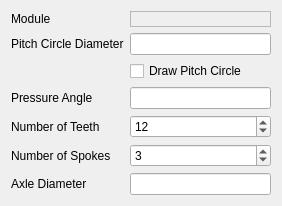
<?xml version="1.0" encoding="UTF-8"?>
<ui version="4.0">
 <class>FormWidget</class>
 <widget class="QWidget" name="FormWidget">
  <property name="geometry">
   <rect>
    <x>0</x>
    <y>0</y>
    <width>282</width>
    <height>167</height>
   </rect>
  </property>
  <property name="windowTitle">
   <string>Involute Spur Gear 2</string>
  </property>
  <property name="layoutDirection">
   <enum>Qt::LeftToRight</enum>
  </property>
  <layout class="QFormLayout" name="formLayout">
   <property name="fieldGrowthPolicy">
    <enum>QFormLayout::AllNonFixedFieldsGrow</enum>
   </property>
   <property name="labelAlignment">
    <set>Qt::AlignLeading|Qt::AlignLeft|Qt::AlignVCenter</set>
   </property>
   <item row="1" column="0">
    <widget class="QLabel" name="lblPitchCircleDiameter">
     <property name="text">
      <string>Pitch Circle Diameter</string>
     </property>
    </widget>
   </item>
   <item row="2" column="1">
    <widget class="QCheckBox" name="DrawPitchCircle">
     <property name="text">
      <string>Draw Pitch Circle</string>
     </property>
     <property name="checked">
      <bool>false</bool>
     </property>
     <property name="tristate">
      <bool>false</bool>
     </property>
    </widget>
   </item>
   <item row="3" column="0">
    <widget class="QLabel" name="lblPressureAngle">
     <property name="text">
      <string>Pressure Angle</string>
     </property>
    </widget>
   </item>
   <item row="4" column="1">
    <widget class="QSpinBox" name="NumberOfTeeth">
     <property name="toolTip">
      <string>Number of teeth the gear has</string>
     </property>
     <property name="minimum">
      <number>1</number>
     </property>
     <property name="maximum">
      <number>999</number>
     </property>
     <property name="value">
      <number>12</number>
     </property>
    </widget>
   </item>
   <item row="5" column="0">
    <widget class="QLabel" name="lblNumberOfSpokes">
     <property name="text">
      <string>Number of Spokes</string>
     </property>
    </widget>
   </item>
   <item row="5" column="1">
    <widget class="QSpinBox" name="NumberOfSpokes">
     <property name="toolTip">
      <string>If non-zero, spokes will be drawn</string>
     </property>
     <property name="maximum">
      <number>48</number>
     </property>
     <property name="value">
      <number>3</number>
     </property>
    </widget>
   </item>
   <item row="6" column="0">
    <widget class="QLabel" name="lblAxleDiameter">
     <property name="text">
      <string>Axle Diameter</string>
     </property>
    </widget>
   </item>
   <item row="4" column="0">
    <widget class="QLabel" name="lblNumberOfTeeth">
     <property name="text">
      <string>Number of Teeth</string>
     </property>
    </widget>
   </item>
   <item row="1" column="1">
    <widget class="QLineEdit" name="PitchCircleDiameter">
    </widget>
   </item>
   <item row="3" column="1">
    <widget class="QLineEdit" name="PressureAngle"/>
   </item>
   <item row="6" column="1">
    <widget class="QLineEdit" name="AxleDiameter"/>
   </item>
   <item row="0" column="0">
    <widget class="QLabel" name="lblModule">
     <property name="text">
      <string>Module</string>
     </property>
    </widget>
   </item>
   <item row="0" column="1">
    <widget class="QLabel" name="Module">
     <property name="frameShape">
      <enum>QFrame::StyledPanel</enum>
     </property>
     <property name="frameShadow">
      <enum>QFrame::Sunken</enum>
     </property>
    </widget>
   </item>
  </layout>
 </widget>
 <resources/>
 <connections/>
</ui>
